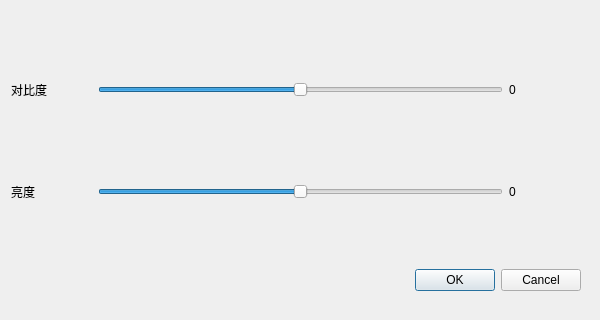
<?xml version="1.0" encoding="UTF-8"?>
<ui version="4.0">
 <class>ChangeContrast</class>
 <widget class="QDialog" name="ChangeContrast">
  <property name="geometry">
   <rect>
    <x>0</x>
    <y>0</y>
    <width>600</width>
    <height>320</height>
   </rect>
  </property>
  <property name="windowTitle">
   <string>ChangeContrast</string>
  </property>
  <widget class="QDialogButtonBox" name="buttonBox">
   <property name="geometry">
    <rect>
     <x>380</x>
     <y>260</y>
     <width>201</width>
     <height>41</height>
    </rect>
   </property>
   <property name="standardButtons">
    <set>QDialogButtonBox::Cancel|QDialogButtonBox::Ok</set>
   </property>
  </widget>
  <widget class="QWidget" name="verticalLayoutWidget">
   <property name="geometry">
    <rect>
     <x>0</x>
     <y>30</y>
     <width>601</width>
     <height>221</height>
    </rect>
   </property>
   <layout class="QVBoxLayout" name="verticalLayout">
    <item>
     <layout class="QHBoxLayout" name="horizontalLayout" stretch="1,5,1">
      <item>
       <widget class="QLabel" name="label">
        <property name="text">
         <string>对比度</string>
        </property>
       </widget>
      </item>
      <item>
       <widget class="QSlider" name="C">
        <property name="maximum">
         <number>510</number>
        </property>
        <property name="value">
         <number>255</number>
        </property>
        <property name="orientation">
         <enum>Qt::Horizontal</enum>
        </property>
       </widget>
      </item>
      <item>
       <widget class="QLabel" name="CT">
        <property name="text">
         <string>0</string>
        </property>
       </widget>
      </item>
     </layout>
    </item>
    <item>
     <layout class="QHBoxLayout" name="horizontalLayout_2" stretch="1,5,1">
      <item>
       <widget class="QLabel" name="label_3">
        <property name="text">
         <string>亮度</string>
        </property>
       </widget>
      </item>
      <item>
       <widget class="QSlider" name="L">
        <property name="maximum">
         <number>510</number>
        </property>
        <property name="value">
         <number>255</number>
        </property>
        <property name="orientation">
         <enum>Qt::Horizontal</enum>
        </property>
       </widget>
      </item>
      <item>
       <widget class="QLabel" name="LT">
        <property name="text">
         <string>0</string>
        </property>
       </widget>
      </item>
     </layout>
    </item>
   </layout>
  </widget>
 </widget>
 <layoutdefault spacing="6" margin="11"/>
 <resources/>
 <connections/>
</ui>
